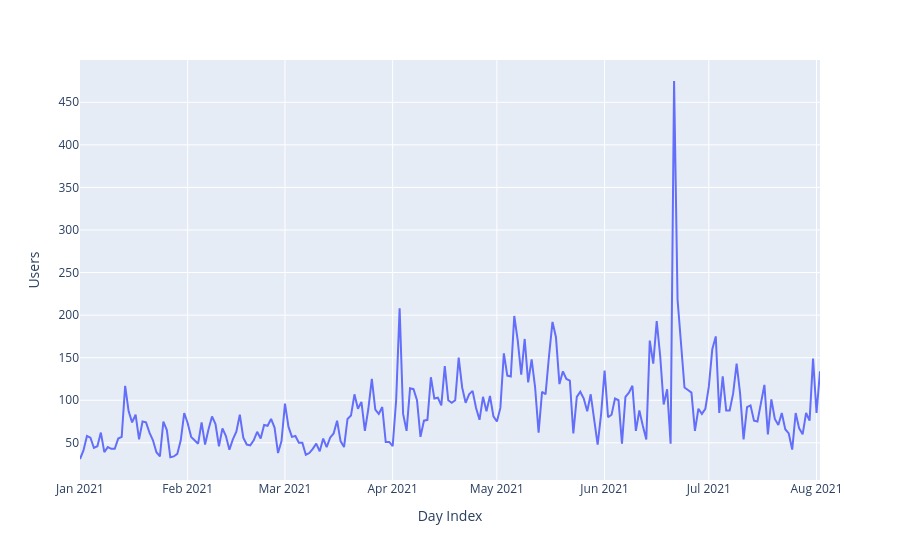

The cell this chart's notebook holds for it:
### Code cell
fig = px.line(day_df, x="Day Index", y="Users")
fig

### Figure 1 — Plotly figure (JSON) as saved in the notebook; plotly's stock layout.template omitted (floating-point values rounded to 4 significant figures; data arrays with more than 128 entries replaced by an {"elided": "..."} marker saying what was removed)
{"data": [{"hovertemplate": "Day Index=%{x}<br>Users=%{y}<extra></extra>", "legendgroup": "", "line": {"color": "#636efa", "dash": "solid"}, "mode": "lines", "name": "", "orientation": "v", "showlegend": false, "type": "scatter", "x": {"elided": "214 str values"}, "xaxis": "x", "y": {"elided": "214 int values"}, "yaxis": "y"}], "layout": {"legend": {"tracegroupgap": 0}, "margin": {"t": 60}, "xaxis": {"anchor": "y", "domain": [0, 1], "title": {"text": "Day Index"}}, "yaxis": {"anchor": "x", "domain": [0, 1], "title": {"text": "Users"}}}}
